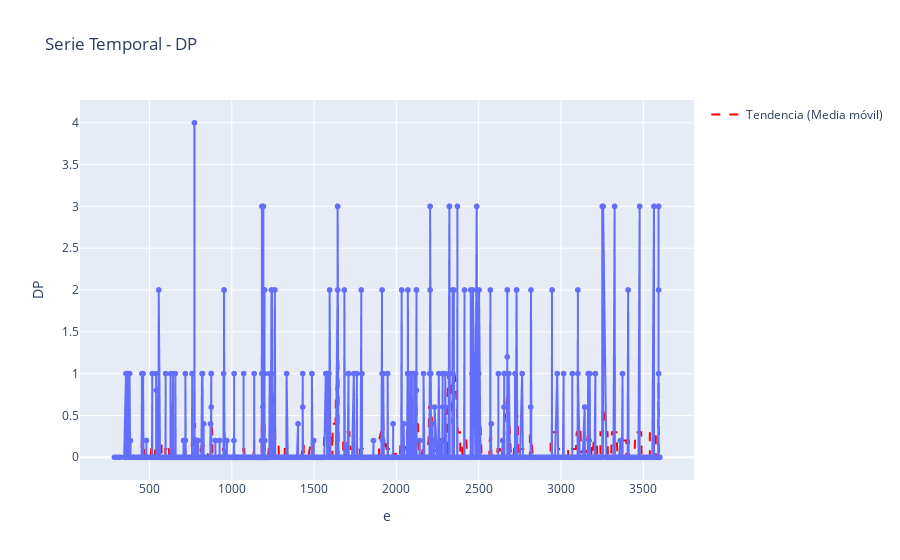

Source (notebook cell):
### Markdown cell above
### 3.3 Líneas

### Code cell
visualization.plot_interactive_line_timeseries(datos_imputados, x_column='e', y_column='DP')

### Figure 1 — Plotly figure (JSON) as saved in the notebook; plotly's stock layout.template omitted (floating-point values rounded to 4 significant figures; data arrays with more than 128 entries replaced by an {"elided": "..."} marker saying what was removed)
{"data": [{"customdata": {"elided": "2129x38 mixed values"}, "hovertemplate": "e=%{x}<br>DP=%{y}<br>FileName=%{customdata[0]}<br>Date=%{customdata[1]}<br>SegFile=%{customdata[2]}<br>b=%{customdata[3]}<br>LBE=%{customdata[4]}<br>LB=%{customdata[5]}<br>AC=%{customdata[6]}<br>FM=%{customdata[7]}<br>UC=%{customdata[8]}<br>ASTV=%{customdata[9]}<br>MSTV=%{customdata[10]}<br>ALTV=%{customdata[11]}<br>MLTV=%{customdata[12]}<br>DL=%{customdata[13]}<br>DS=%{customdata[14]}<br>DR=%{customdata[15]}<br>Width=%{customdata[16]}<br>Min=%{customdata[17]}<br>Max=%{customdata[18]}<br>Nmax=%{customdata[19]}<br>Nzeros=%{customdata[20]}<br>Mode=%{customdata[21]}<br>Mean=%{customdata[22]}<br>Median=%{customdata[23]}<br>Variance=%{customdata[24]}<br>Tendency=%{customdata[25]}<br>A=%{customdata[26]}<br>B=%{customdata[27]}<br>C=%{customdata[28]}<br>D=%{customdata[29]}<br>E=%{customdata[30]}<br>AD=%{customdata[31]}<br>DE=%{customdata[32]}<br>LD=%{customdata[33]}<br>FS=%{customdata[34]}<br>SUSP=%{customdata[35]}<br>CLASS=%{customdata[36]}<br>NSP=%{customdata[37]}<extra></extra>", "legendgroup": "", "line": {"color": "#636efa", "dash": "solid"}, "marker": {"symbol": "circle"}, "mode": "lines+markers", "name": "", "showlegend": false, "type": "scattergl", "x": {"elided": "2129 float values"}, "xaxis": "x", "y": {"elided": "2129 float values"}, "yaxis": "y"}, {"line": {"color": "red", "dash": "dash", "width": 2}, "mode": "lines", "name": "Tendencia (Media móvil)", "type": "scatter", "x": {"elided": "2129 float values"}, "y": {"elided": "2129 float values"}}], "layout": {"legend": {"tracegroupgap": 0}, "title": {"text": "Serie Temporal - DP"}, "xaxis": {"anchor": "y", "domain": [0, 1], "title": {"text": "e"}}, "yaxis": {"anchor": "x", "domain": [0, 1], "title": {"text": "DP"}}}}
